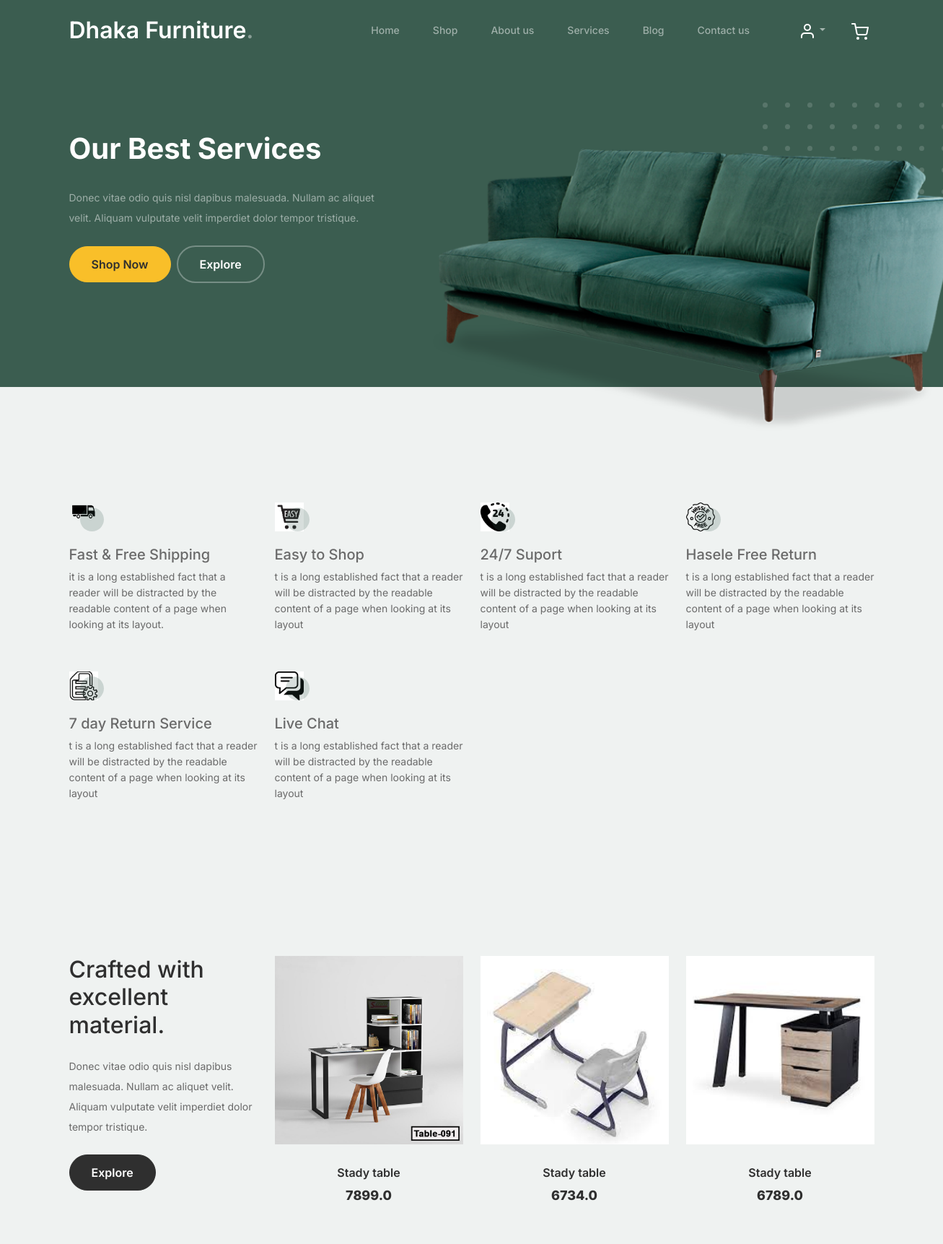
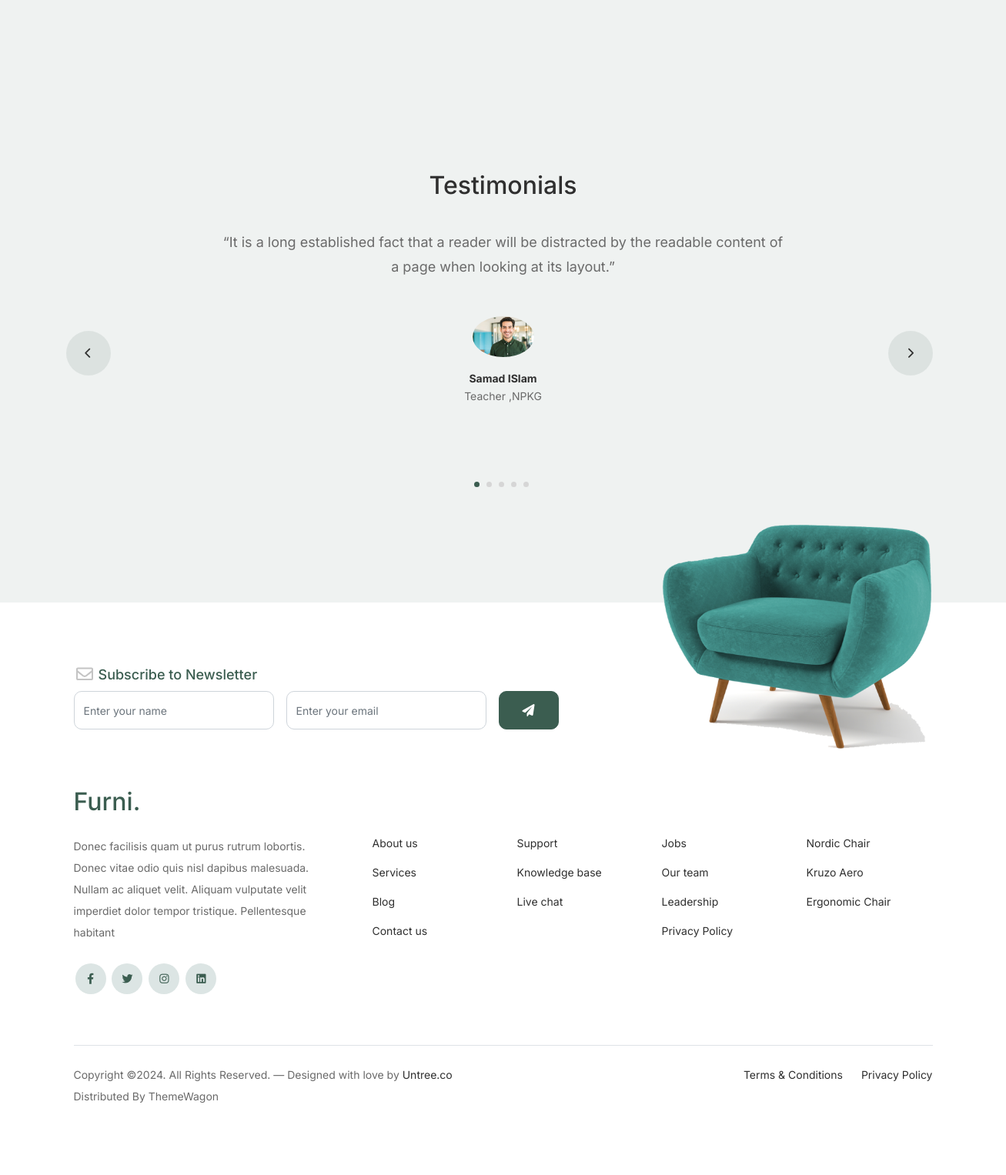
The page /service/ (signed in) on the database its author committed (2 pictures, top to bottom).
### main/models.py (models this page shows, shortened)
class OurService(models.Model):
    title=models.CharField( max_length=50)
    information=models.TextField()
    image=models.ImageField( upload_to='Service')

class Product(models.Model):
    img=models.ImageField( upload_to='product', verbose_name='Product Image',blank=True,null=True)
    name=models.CharField(verbose_name='Product Name' ,max_length=50)
    product_info=models.TextField(verbose_name='Product Information',blank=True,null=True)
    price=models.FloatField(verbose_name='Product Price')
    discaunt_price=models.FloatField(verbose_name='Product Discaunt Price',default=0.0,blank=True,null=True)
    date=models.DateField(auto_now_add=True)
    abability=models.CharField(choices=STOCK_PRODUCT, max_length=50,blank=True,null=True)

class Testimonial(models.Model):
    name=models.CharField( max_length=50)
    title=models.CharField( max_length=50)
    description=models.TextField()
    image=models.ImageField( upload_to='Testimonial')

### main/views.py (the view)
# urls.py: path('service/',views.Service,name='service'),
def Service(request):
    service=OurService.objects.all()
    product=Product.objects.all().order_by('-id')[:3]
    testimonial=Testimonial.objects.all()
    return render(request,'services.html',locals())

### main/templates/services.html (shortened to what this page needs)
{% extends "base.html" %}
{% load static %}
{% block content %}
			<div class="hero">
				<div class="container">
					<div class="row justify-content-between">
						<div class="col-lg-5">
							<div class="intro-excerpt">
								<h1>Our Best Services</h1>
								<p class="mb-4">Donec vitae odio quis nisl dapibus malesuada. Nullam ac aliquet velit. Aliquam vulputate velit imperdiet dolor tempor tristique.</p>
								<p><a href="" class="btn btn-secondary me-2">Shop Now</a><a href="#" class="btn btn-white-outline">Explore</a></p>
							</div>
						</div>
						<div class="col-lg-7">
							<div class="hero-img-wrap">
								<img src="{% static "images/couch.png" %}" class="img-fluid">
							</div>
						</div>
					</div>
				</div>
			</div>
		<div class="why-choose-section">
			<div class="container">
				<div class="row my-5">
					{% for s in service %}
					<div class="col-6 col-md-6 col-lg-3 mb-4">
						<div class="feature">
							<div class="icon">
								<img src="{{s.image.url}}" alt="Image" class="imf-fluid" width="40" height="40">
							</div>
							<h5> {{s.title}}</h5>
							<p>{{s.information}}</p>
						</div>
					</div>
					{% endfor %}
				</div>
			</div>
		</div>
		<div class="product-section pt-0">
			<div class="container">
				<div class="row">
					<div class="col-md-12 col-lg-3 mb-5 mb-lg-0">
						<h2 class="mb-4 section-title">Crafted with excellent material.</h2>
						<p class="mb-4">Donec vitae odio quis nisl dapibus malesuada. Nullam ac aliquet velit. Aliquam vulputate velit imperdiet dolor tempor tristique. </p>
						<p><a href="{% url "shop" %}" class="btn">Explore</a></p>
					</div>
					{% for p in product %}
					<div class="col-12 col-md-4 col-lg-3 mb-5 mb-md-0">
						<a class="product-item" href="{% url "product_details" p.id %}">
							<img src="{{p.img.url}}" class="img-fluid product-thumbnail"  style="width: 261px; height: 261px;">
							<h3 class="product-title">{{p.name}}</h3>
							<strong class="product-price">{{p.price}}</strong>
						</a>
					</div>
					{% endfor %}
				</div>
			</div>
		</div>
		<div class="testimonial-section before-footer-section">
			<div class="container">
				<div class="row">
					<div class="col-lg-7 mx-auto text-center">
						<h2 class="section-title">Testimonials</h2>
					</div>
				</div>
				<div class="row justify-content-center">
					<div class="col-lg-12">
						<div class="testimonial-slider-wrap text-center">
							<div id="testimonial-nav">
								<span class="prev" data-controls="prev"><span class="fa fa-chevron-left"></span></span>
								<span class="next" data-controls="next"><span class="fa fa-chevron-right"></span></span>
							</div>
							<div class="testimonial-slider">
								{% for t in testimonial %}
								<div class="item">
									<div class="row justify-content-center">
										<div class="col-lg-8 mx-auto">
											<div class="testimonial-block text-center">
												<blockquote class="mb-5">
													<p>&ldquo;{{t.description}}&rdquo;</p>
												</blockquote>
												<div class="author-info">
													<div class="author-pic">
														<img src="{{t.image.url}}" alt="Maria Jones" class="img-fluid">
													</div>
													<h3 class="font-weight-bold">{{t.name}}</h3>
													<span class="position d-block mb-3">{{t.title}}</span>
												</div>
											</div>
										</div>
									</div>
								</div>
								{% endfor %}
							</div>
						</div>
					</div>
				</div>
			</div>
		</div>
		{% endblock content %}

### main/static/css/tiny-slider.css (style rules this page uses)
.tns-slider { -webkit-transition:all 0s;-moz-transition:all 0s;transition:all 0s }
.tns-slider>.tns-item { -webkit-box-sizing:border-box;-moz-box-sizing:border-box;box-sizing:border-box }
.tns-horizontal.tns-subpixel { white-space:nowrap }
.tns-horizontal.tns-subpixel>.tns-item { display:inline-block;vertical-align:top;white-space:normal }

### rows shown on the page
OurService: image (picture), title "Fast & Free Shipping", information "it is a long established fact that a reader will be distracted by the readable content of a page when looking at its layout."
OurService: image (picture), title "Easy to Shop", information "t is a long established fact that a reader will be distracted by the readable content of a page when looking at its layout"
OurService: image (picture), title "24/7 Suport", information "t is a long established fact that a reader will be distracted by the readable content of a page when looking at its layout"
OurService: image (picture), title "Hasele Free Return", information "t is a long established fact that a reader will be distracted by the readable content of a page when looking at its layout"
OurService: image (picture), title "7 day Return Service", information "t is a long established fact that a reader will be distracted by the readable content of a page when looking at its layout"
OurService: image (picture), title "Live Chat", information "t is a long established fact that a reader will be distracted by the readable content of a page when looking at its layout"
Product: img (picture), name "Stady table", price "7899.0"
Product: img (picture), name "Stady table", price "6734.0"
Product: img (picture), name "Stady table", price "6789.0"
Testimonial: description "It is a long established fact that a reader will be distracted by the readable content of a page when looking at its layout.", image (picture), name "Samad ISlam", title "Teacher ,NPKG"
